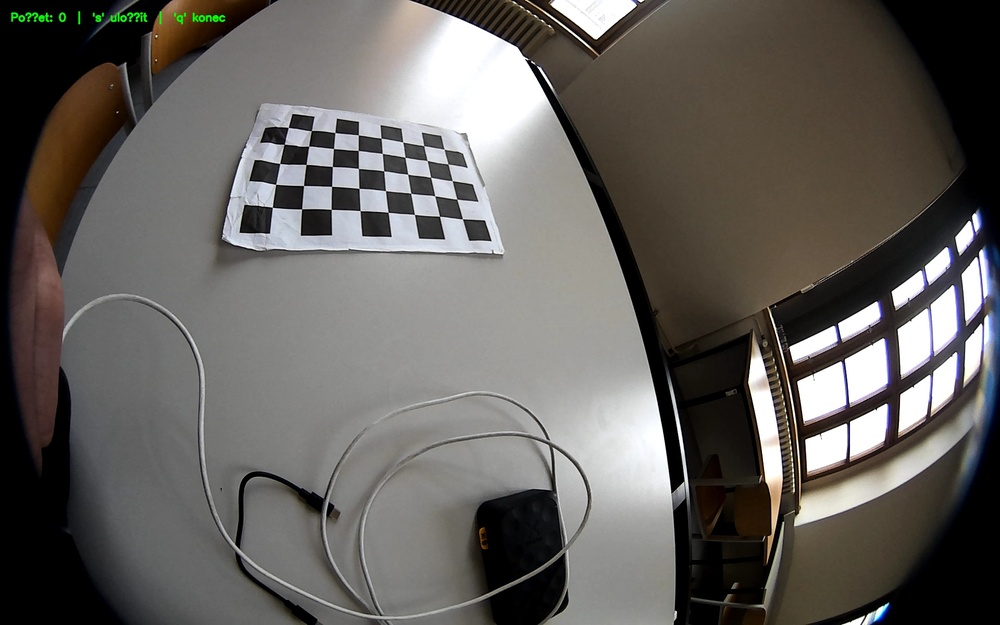
#> input picture Fisheye/calib_images_new/calib_000.jpg, 1000 x 625 px, shrunk from 1920 x 1200 before the run; its folder holds only this picture in this run
$ python calibrate_old_60deg.py
#> lines starting #> are read from the running program, lines starting #| are printed output that depends on the picture; after the words box and inside, x2 and y2 are one past the last pixel; in counts of white or black regions, pixels touching at a corner belong together; long printed decimals are rounded
import cv2, numpy as np, glob
import os

# Set working dir
script_dir = os.path.dirname(os.path.abspath(__file__))
os.chdir(script_dir)
print("working_dir", os.getcwd())

CHECKERBOARD = (8, 5)
SQUARE = 0.03
images = sorted(glob.glob("calib_images_new/calib_*.jpg"))

objp = np.zeros((1, CHECKERBOARD[0]*CHECKERBOARD[1], 3), np.float32)
objp[0,:,:2] = np.mgrid[0:CHECKERBOARD[0],0:CHECKERBOARD[1]].T.reshape(-1,2)
objp *= SQUARE

objpoints, imgpoints = [], []
img_shape = None
cntr = 0

for f in images:
    cntr += 1
    img = cv2.imread(f)
#> img is the input picture: shape (625, 1000, 3); mean B, G, R 93.1, 96.7, 100.1
    gray = cv2.cvtColor(img, cv2.COLOR_BGR2GRAY)
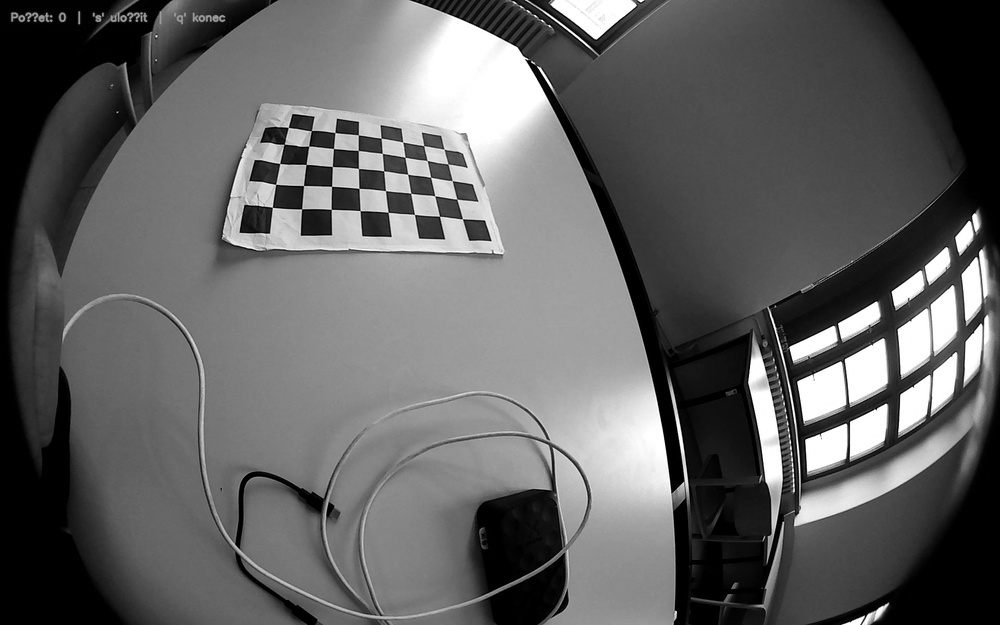
#> gray: shape (625, 1000); min 0, max 255, mean 97.4
    ret, corners = cv2.findChessboardCorners(
        gray, CHECKERBOARD,
        cv2.CALIB_CB_ADAPTIVE_THRESH + cv2.CALIB_CB_NORMALIZE_IMAGE + cv2.CALIB_CB_FAST_CHECK
    )
#> ret = True; corners = 40 rows, first 8: [462.4, 218.6], [439.5, 216.4], [414.4, 214.4], [388.1, 212.5], [360.1, 210.5], [331.3, 209.5], [301.6, 208.8], [272.4, 207.4]
    if ret:
        if img_shape is None:
            img_shape = gray.shape[::-1]
#> img_shape = (1000, 625)
        corners2 = cv2.cornerSubPix(
            gray, corners, (3,3), (-1,-1),
            (cv2.TERM_CRITERIA_EPS + cv2.TERM_CRITERIA_MAX_ITER, 30, 0.01)
        )
#> corners2 = 40 rows, first 8: [462.4, 218.8], [439.5, 216.3], [414.4, 214.4], [388.1, 212.4], [360.2, 210.6], [331.2, 209.4], [301.6, 208.8], [272.3, 207.3]
        objpoints.append(objp)
        imgpoints.append(corners2)
        cv2.drawChessboardCorners(img, CHECKERBOARD, corners2, ret)
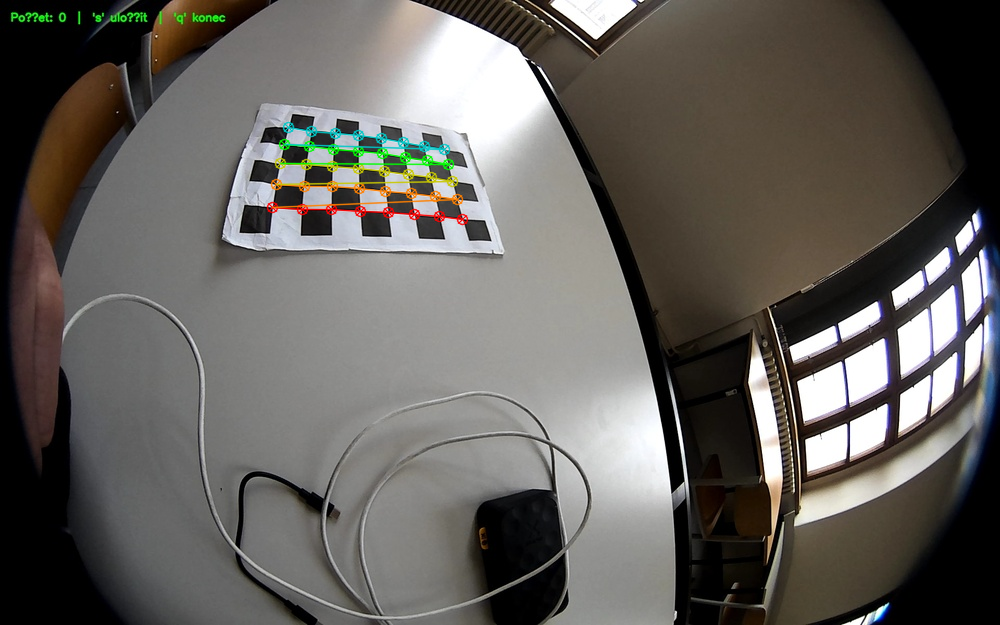
#> img: shape (625, 1000, 3); 1.18% of pixels changed, all inside (x1, y1, x2, y2) = (266, 121, 469, 226)

        # --- ZOBRAZENÍ ---
        cv2.imshow('calib', img)

        # WAITKEY s timeoutem (např. 500 ms)
        key = cv2.waitKey(500) & 0xFF
#> (key Esc is pressed here)
        if key == 27:  # ESC pro ukončení
            break

cv2.destroyAllWindows()


print(cntr)
if not objpoints:
    raise SystemExit("Nothing found")

K = np.zeros((3,3))
D = np.zeros((4,1))

# Add calibration flags for better stability and accuracy
calibration_flags = cv2.fisheye.CALIB_RECOMPUTE_EXTRINSIC | cv2.fisheye.CALIB_FIX_SKEW | cv2.fisheye.CALIB_FIX_PRINCIPAL_POINT

rms, _, _, _, _ = cv2.fisheye.calibrate(
    objpoints, imgpoints, img_shape, K, D, None, None,
    calibration_flags,
    (cv2.TERM_CRITERIA_EPS + cv2.TERM_CRITERIA_MAX_ITER, 100, 1e-6)
)
#> rms = 19083.2

print("RMS:", rms)
#| RMS: 19083.185
print("K=\n", K)
print("D=\n", D)
np.savez("fisheye_calib.npz", K=K, D=D, size=np.array(img_shape))

$ run again, on Fisheye/calib_images_new/calib_006.jpg
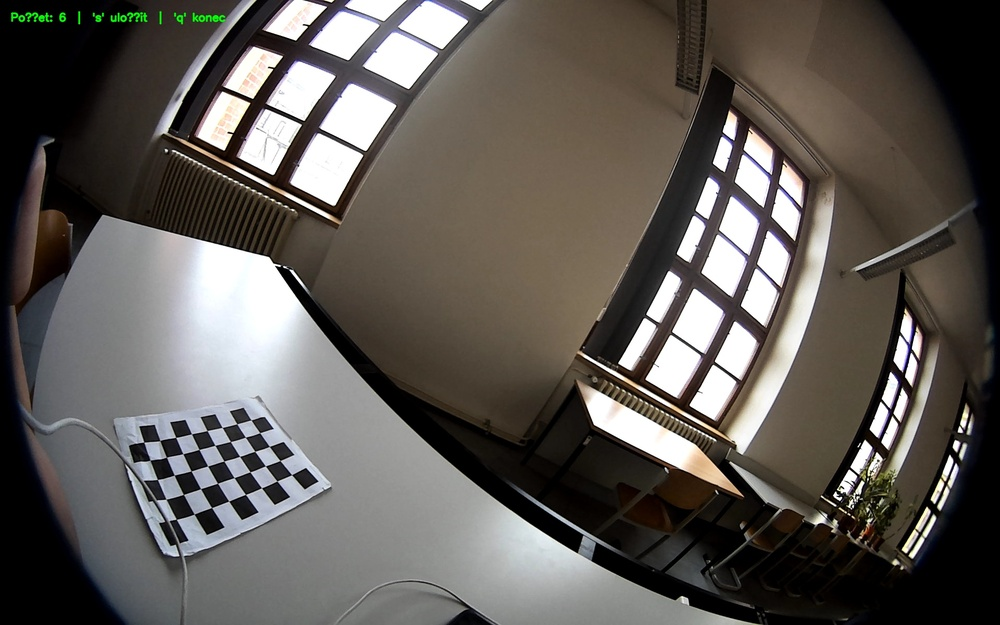
#> input picture Fisheye/calib_images_new/calib_006.jpg, 1000 x 625 px, shrunk from 1920 x 1200 before the run
#> img is the input picture: shape (625, 1000, 3); mean B, G, R 85.8, 90.4, 94.9
#> `gray = cv2.cvtColor(img, cv2.COLOR_BGR2GRAY)`:
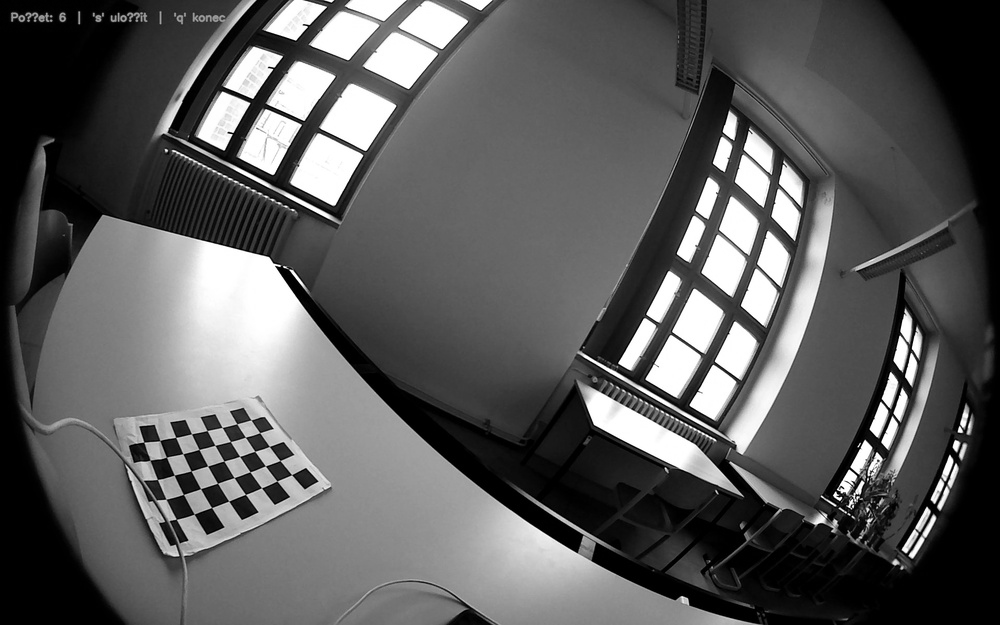
#> gray: shape (625, 1000); min 0, max 255, mean 91.3
#> ret = True; corners = 40 rows, first 8: [291.6, 474.7], [277, 481], [261.5, 487.7], [245.5, 494.4], [228.7, 501.1], [211.6, 507.5], [194.2, 514.1], [176.3, 519.3]
#> corners2 = 40 rows, first 8: [291.6, 474.7], [276.9, 481], [261.5, 487.7], [245.5, 494.4], [228.7, 501.2], [211.6, 507.6], [194.2, 514.1], [176.3, 519.3]
#> `cv2.drawChessboardCorners(img, CHECKERBOARD, corners2, ret)`:
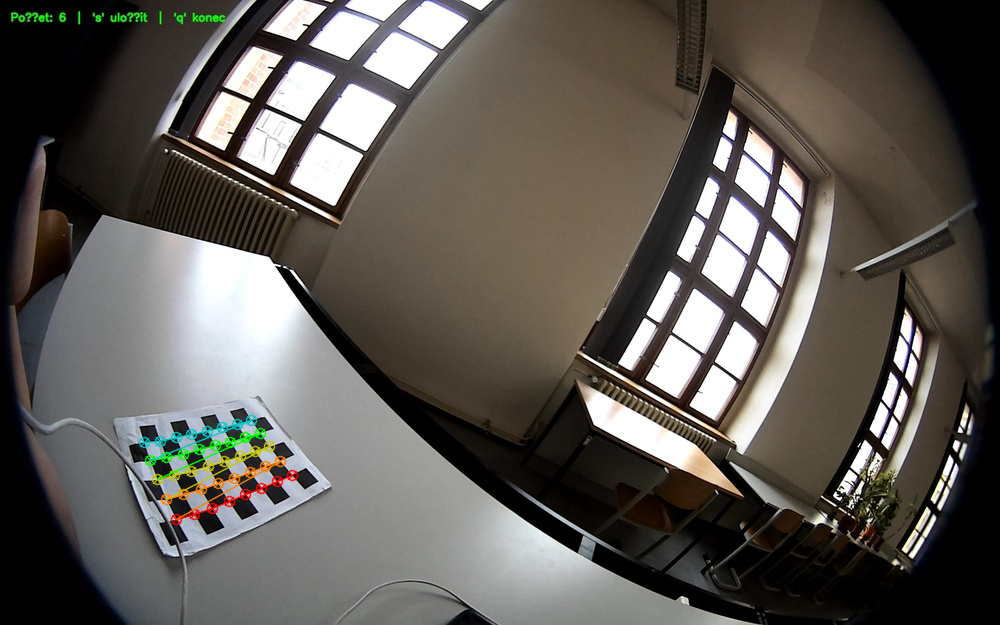
#> img: shape (625, 1000, 3); 0.94% of pixels changed, all inside (x1, y1, x2, y2) = (138, 414, 299, 526)
#> rms = 4107
#| RMS: 4107.027

$ run again, on Fisheye/calib_images_new/calib_001.jpg
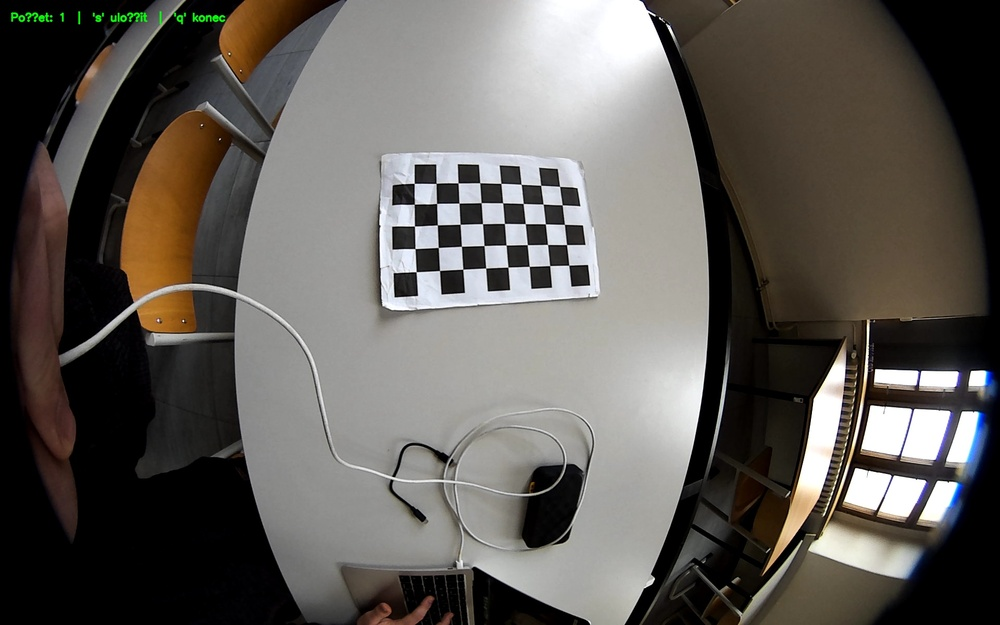
#> input picture Fisheye/calib_images_new/calib_001.jpg, 1000 x 625 px, shrunk from 1920 x 1200 before the run
#> img is the input picture: shape (625, 1000, 3); mean B, G, R 86.5, 91.3, 95.3
#> `gray = cv2.cvtColor(img, cv2.COLOR_BGR2GRAY)`:
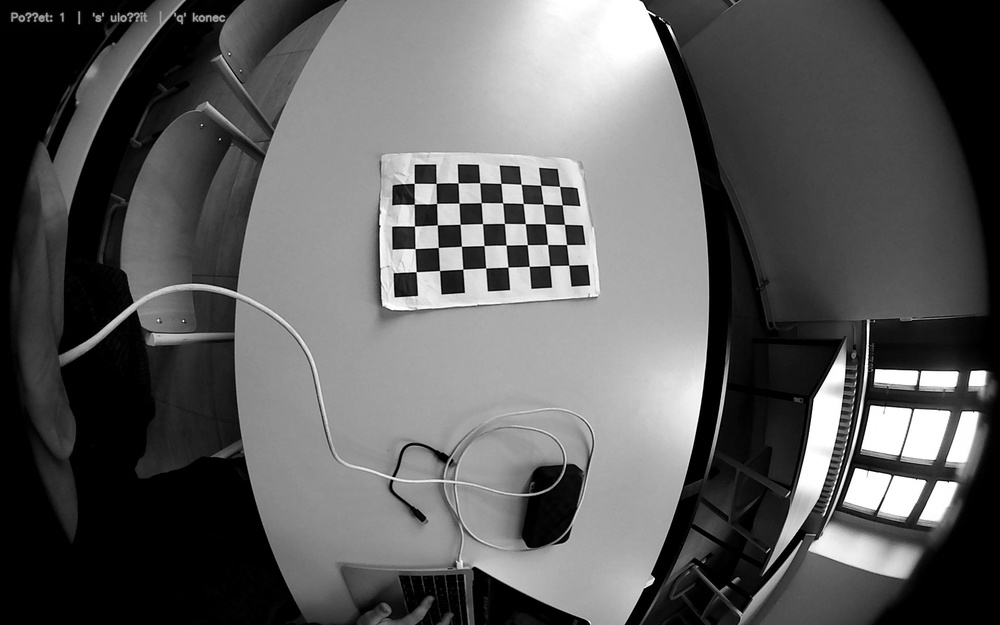
#> gray: shape (625, 1000); min 0, max 255, mean 92
#> ret = True; corners = 40 rows, first 8: [568.7, 265.2], [549.7, 265.6], [529.3, 266.4], [507.9, 267.1], [485.6, 268], [462.8, 269.2], [439.5, 270.5], [416.1, 271.7]
#> corners2 = 40 rows, first 8: [568.7, 265.3], [549.7, 265.6], [529.2, 266.4], [507.9, 267.1], [485.7, 268], [462.8, 269.2], [439.5, 270.5], [416.1, 271.7]
#> `cv2.drawChessboardCorners(img, CHECKERBOARD, corners2, ret)`:
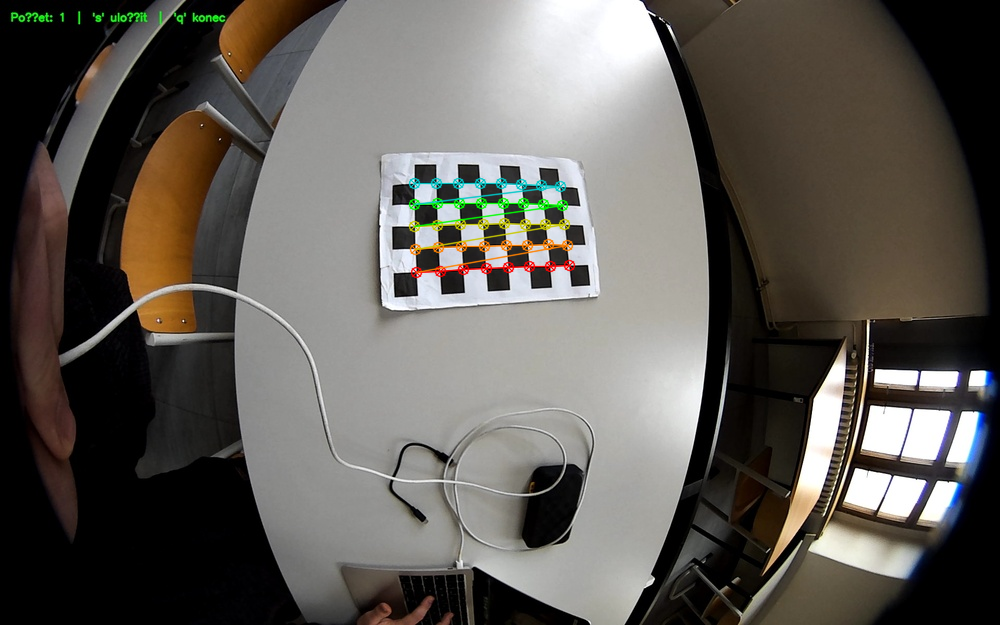
#> img: shape (625, 1000, 3); 1.11% of pixels changed, all inside (x1, y1, x2, y2) = (408, 177, 576, 279)
#> rms = 9364
#| RMS: 9364.037
